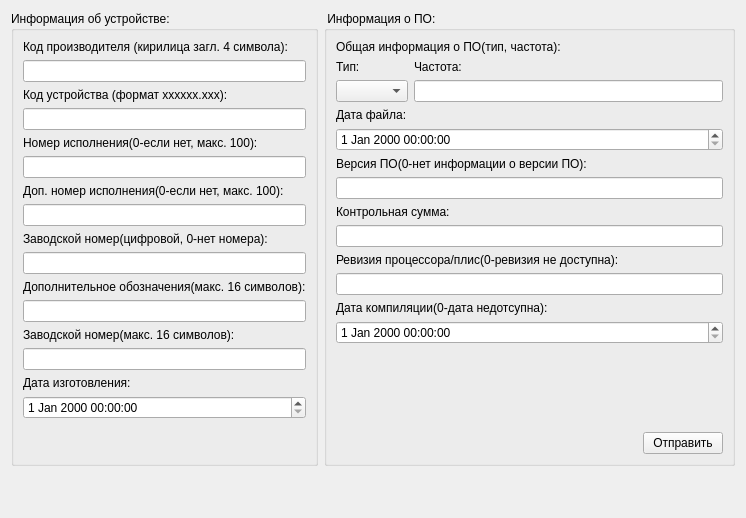
<?xml version="1.0" encoding="UTF-8"?>
<ui version="4.0">
 <class>PassportWgt</class>
 <widget class="QWidget" name="PassportWgt">
  <property name="geometry">
   <rect>
    <x>0</x>
    <y>0</y>
    <width>746</width>
    <height>518</height>
   </rect>
  </property>
  <property name="windowTitle">
   <string>Form</string>
  </property>
  <layout class="QFormLayout" name="formLayout_2">
   <item row="0" column="0">
    <widget class="QGroupBox" name="groupBox_2">
     <property name="title">
      <string>Информация об устройстве:</string>
     </property>
     <layout class="QHBoxLayout" name="horizontalLayout_3">
      <item>
       <layout class="QVBoxLayout" name="verticalLayout">
        <item>
         <widget class="QLabel" name="label">
          <property name="text">
           <string>Код производителя (кирилица загл. 4 символа):</string>
          </property>
         </widget>
        </item>
        <item>
         <widget class="QLineEdit" name="kodPrlineEdit"/>
        </item>
        <item>
         <widget class="QLabel" name="label_2">
          <property name="text">
           <string>Код устройства (формат xxxxxx.xxx):</string>
          </property>
         </widget>
        </item>
        <item>
         <widget class="QLineEdit" name="kodUstrlineEdit"/>
        </item>
        <item>
         <widget class="QLabel" name="label_3">
          <property name="text">
           <string>Номер иcполнения(0-если нет, макс. 100):</string>
          </property>
         </widget>
        </item>
        <item>
         <widget class="QLineEdit" name="NomerIsplineEdit"/>
        </item>
        <item>
         <widget class="QLabel" name="label_8">
          <property name="text">
           <string>Доп. номер исполнения(0-если нет, макс. 100):</string>
          </property>
         </widget>
        </item>
        <item>
         <widget class="QLineEdit" name="dopNomerIsplineEdit"/>
        </item>
        <item>
         <widget class="QLabel" name="label_4">
          <property name="text">
           <string>Заводской номер(цифровой, 0-нет номера):</string>
          </property>
         </widget>
        </item>
        <item>
         <widget class="QLineEdit" name="zavNomlineEdit"/>
        </item>
        <item>
         <widget class="QLabel" name="label_5">
          <property name="text">
           <string>Дополнительное обозначения(макс. 16 символов):</string>
          </property>
         </widget>
        </item>
        <item>
         <widget class="QLineEdit" name="dopOblineEdit"/>
        </item>
        <item>
         <widget class="QLabel" name="label_6">
          <property name="text">
           <string>Заводской номер(макс. 16 символов):</string>
          </property>
         </widget>
        </item>
        <item>
         <widget class="QLineEdit" name="zavNomStrlineEdit"/>
        </item>
        <item>
         <widget class="QLabel" name="label_7">
          <property name="text">
           <string>Дата изготовления:</string>
          </property>
         </widget>
        </item>
        <item>
         <widget class="QDateTimeEdit" name="dataIzgotdateTimeEdit"/>
        </item>
        <item>
         <spacer name="verticalSpacer_2">
          <property name="orientation">
           <enum>Qt::Vertical</enum>
          </property>
          <property name="sizeHint" stdset="0">
           <size>
            <width>20</width>
            <height>40</height>
           </size>
          </property>
         </spacer>
        </item>
       </layout>
      </item>
     </layout>
    </widget>
   </item>
   <item row="0" column="1">
    <widget class="QGroupBox" name="groupBox">
     <property name="title">
      <string> Информация о ПО:</string>
     </property>
     <layout class="QHBoxLayout" name="horizontalLayout_2">
      <item>
       <layout class="QVBoxLayout" name="verticalLayout_2">
        <item>
         <widget class="QLabel" name="label_9">
          <property name="text">
           <string>Общая информация о ПО(тип, частота):</string>
          </property>
         </widget>
        </item>
        <item>
         <layout class="QFormLayout" name="formLayout">
          <item row="0" column="0">
           <widget class="QLabel" name="label_14">
            <property name="text">
             <string>Тип:</string>
            </property>
           </widget>
          </item>
          <item row="1" column="0">
           <widget class="QComboBox" name="comboBox"/>
          </item>
          <item row="0" column="1">
           <widget class="QLabel" name="label_16">
            <property name="text">
             <string>Частота:</string>
            </property>
           </widget>
          </item>
          <item row="1" column="1">
           <widget class="QLineEdit" name="chastProclineEdit"/>
          </item>
         </layout>
        </item>
        <item>
         <widget class="QLabel" name="label_10">
          <property name="text">
           <string>Дата файла:</string>
          </property>
         </widget>
        </item>
        <item>
         <widget class="QDateTimeEdit" name="dataFiledateTimeEdit"/>
        </item>
        <item>
         <widget class="QLabel" name="label_11">
          <property name="text">
           <string>Версия ПО(0-нет информации о версии ПО):</string>
          </property>
         </widget>
        </item>
        <item>
         <widget class="QLineEdit" name="versPolineEdit"/>
        </item>
        <item>
         <widget class="QLabel" name="label_12">
          <property name="text">
           <string>Контрольная сумма:</string>
          </property>
         </widget>
        </item>
        <item>
         <widget class="QLineEdit" name="crclineEdit"/>
        </item>
        <item>
         <widget class="QLabel" name="label_13">
          <property name="text">
           <string>Ревизия процессора/плис(0-ревизия не доступна):</string>
          </property>
         </widget>
        </item>
        <item>
         <widget class="QLineEdit" name="revProclineEdit"/>
        </item>
        <item>
         <widget class="QLabel" name="label_15">
          <property name="text">
           <string>Дата компиляции(0-дата недотсупна):</string>
          </property>
         </widget>
        </item>
        <item>
         <widget class="QDateTimeEdit" name="dataCompdateTimeEdit"/>
        </item>
        <item>
         <spacer name="verticalSpacer">
          <property name="orientation">
           <enum>Qt::Vertical</enum>
          </property>
          <property name="sizeHint" stdset="0">
           <size>
            <width>20</width>
            <height>40</height>
           </size>
          </property>
         </spacer>
        </item>
        <item>
         <layout class="QHBoxLayout" name="horizontalLayout">
          <item>
           <spacer name="horizontalSpacer">
            <property name="orientation">
             <enum>Qt::Horizontal</enum>
            </property>
            <property name="sizeHint" stdset="0">
             <size>
              <width>40</width>
              <height>20</height>
             </size>
            </property>
           </spacer>
          </item>
          <item>
           <widget class="QPushButton" name="pushButton">
            <property name="text">
             <string>Отправить</string>
            </property>
           </widget>
          </item>
         </layout>
        </item>
       </layout>
      </item>
     </layout>
    </widget>
   </item>
   <item row="1" column="0">
    <spacer name="verticalSpacer_3">
     <property name="orientation">
      <enum>Qt::Vertical</enum>
     </property>
     <property name="sizeHint" stdset="0">
      <size>
       <width>20</width>
       <height>40</height>
      </size>
     </property>
    </spacer>
   </item>
  </layout>
 </widget>
 <resources/>
 <connections/>
</ui>
